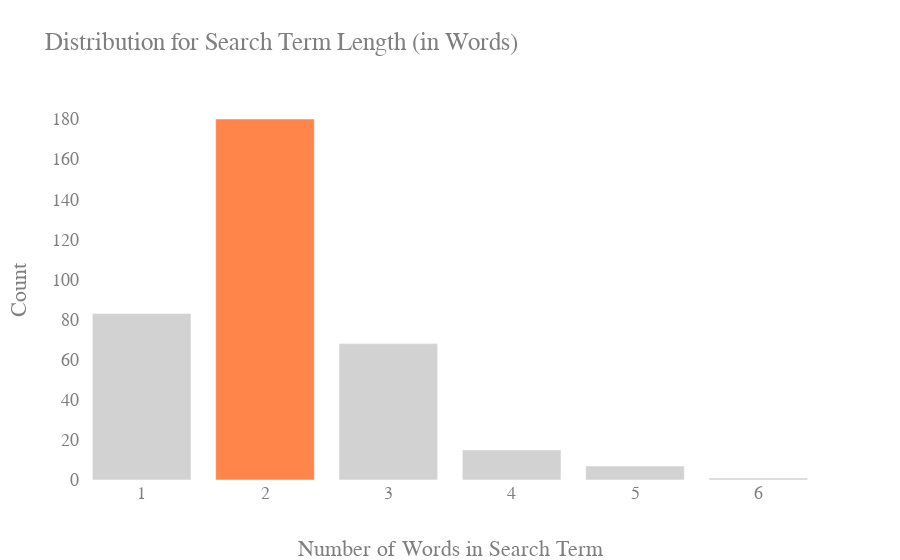

The notebook cell saved with this chart:
### Code cell
#Average amount of words per search term
#view distribution of views
term_len = pd.DataFrame(search_imp['Search_term'].str.split().apply(len).value_counts().sort_index().reset_index())
term_len.rename(columns={'index':'Word Length','Search_term': 'Count'}, inplace=True)

color = ['rgb(200,200,200)'] *6
color[1] = 'rgb(255,103,31)'

x = term_len['Word Length']
y = term_len['Count']

colors = ['rgb(200,200,200)',] * 6
colors[1] = 'rgb(255,103,31)'

fig = go.Figure(data=[
    go.Bar(x=x, y=y, marker_color=colors,
                               opacity=0.8)
   ]
               )

fig.update_layout(
    title_text='Distribution for Search Term Length (in Words)', # title of plot
    xaxis_title_text='Number of Words in Search Term', # xaxis label
    yaxis_title_text='Count',# yaxis label
    font=dict(family='Helvetica', size=18, color='#7f7f7f'),
    xaxis= dict(zeroline=False,
                showline=False),
                
    yaxis=dict(showgrid=False,
               zeroline=False)
)

fig.show()
fig.write_image("images/SearchTermLenth_Count.png")
#py.plot(fig, filename='SearchTermLenth_Count', image_width=1600, image_height=1200, scale=4)

### Figure 1 — Plotly figure (JSON) as saved in the notebook; plotly's stock layout.template omitted (floating-point values rounded to 4 significant figures)
{"data": [{"marker": {"color": ["rgb(200,200,200)", "rgb(255,103,31)", "rgb(200,200,200)", "rgb(200,200,200)", "rgb(200,200,200)", "rgb(200,200,200)"]}, "opacity": 0.8, "type": "bar", "x": [1, 2, 3, 4, 5, 6], "y": [83, 180, 68, 15, 7, 1]}], "layout": {"font": {"color": "#7f7f7f", "family": "Helvetica", "size": 18}, "title": {"text": "Distribution for Search Term Length (in Words)"}, "xaxis": {"showline": false, "title": {"text": "Number of Words in Search Term"}, "zeroline": false}, "yaxis": {"showgrid": false, "title": {"text": "Count"}, "zeroline": false}}}
